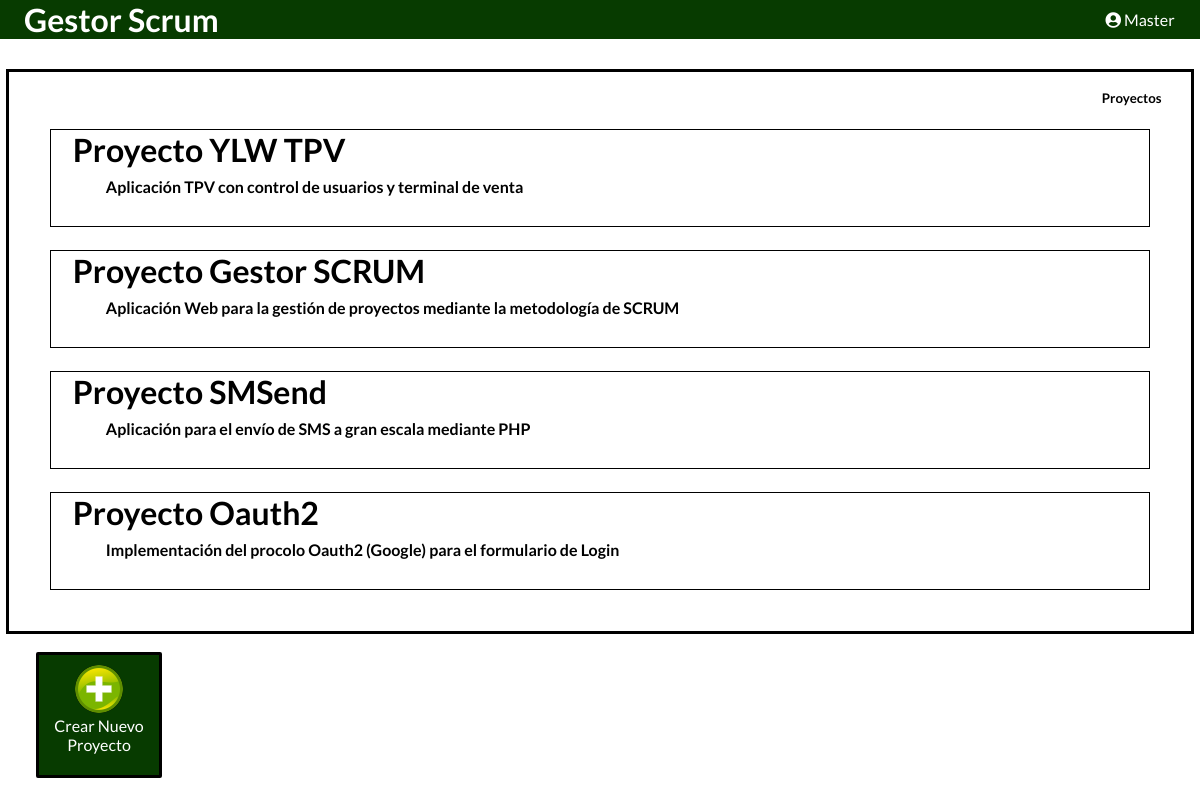
The page /UserPanel.php (signed in) on the database its author committed.
### tables this page shows
CREATE TABLE `Proyectos` (
  `ID_Proyecto` int(11) NOT NULL,
  `Nombre_Proyecto` varchar(50) NOT NULL,
  `Fecha_Inicio_Proyecto` date NOT NULL,
  `Fecha_Final_Proyecto` date NOT NULL,
  `Descripcion_Proyecto` varchar(256) DEFAULT NULL,
  `PO_Proyecto` varchar(100) NOT NULL,
  `SM_Proyecto` varchar(100) NOT NULL
);

### UserPanel.php (the view, shortened to what this page needs)
<!DOCTYPE html>
<html lang="es" dir="ltr">
  <head>
    <link rel="stylesheet" type="text/css" href="CSS/UserPanel_CSS/Styles.css">
  	<link rel="stylesheet" href="https://use.fontawesome.com/releases/v5.5.0/css/all.css">
  </head>
  <body onload="allowedOperations()">
    <header>
      <?php
        echo "<div class='Logo'>Gestor Scrum</div>";
        echo "<nav>";
          echo "<ul id='Menu'>";
            echo "<li><a><i class='fas fa-user-circle'></i> ".$_SESSION['InputUser']."</a>";
            echo "</li>";
          echo "</ul>";
        echo "</nav>";
      ?>
    </header>
    <?php
      $Connection = new mysqli("localhost", "scrum", "P@ssw0rd", "BD_Scrum");
      $Connection->set_charset("utf8");
      $Query = "SELECT *  FROM Proyectos";
      echo '<div class="GlobalContainer">';
      echo '<h5 class="GlobalContainerName">Proyectos</h5>';
      if ($Result = $Connection->query($Query)) {
        while ($Row = $Result->fetch_row()) {
          echo "<a><div class='LocalContainer' onclick='showProjectInfo(this)'>";
          echo "<h1 class='ProjectTitle'>$Row[1]</h1>";
          echo "<br>";
          echo "<p class='ProjectDesc'><b>$Row[4]</b></p>";
          echo "<br>";
          echo "</div><a>";
        }
      }
      echo "</div>";
    ?>
  </body>
</html>

### CSS/UserPanel_CSS/Styles.css (style rules this page uses)
* { font-family: 'Lato', sans-serif; }
.GlobalContainer { border: 3px solid black; margin: 2.5% 0.5% 0.5% 0.5%; padding: 1.5%; }
.GlobalContainerName { text-align: right; margin-right: 1%; }
.LocalContainer { border: 1px solid black; margin: 2% 2% 2% 2%; cursor: pointer; }
.Logo { display: flex; font-size: 2em; color: white; margin-left: 2%; align-content: center; font-weight: bold; }
a { text-decoration: none; color: black; }
.ProjectTitle { margin-left: 2%; }
.ProjectDesc { margin-left: 5%; margin-top: -1%; margin-bottom: 1%; }
* { margin: 0; padding: 0; }
header { font-family: Helvetica; width: auto; margin: 0 auto; background-color: #073B00; }
ul { list-style: none; }
nav { margin-top: -39px; float:right; }
#Menu li>a { background-color: #073B00; color: white; padding: 10px; display: block; text-decoration: none; min-width: 100px; }
#Menu>li { float: left; text-align:center }

### rows shown on the page
proyectos: Nombre_Proyecto "Proyecto YLW TPV", Descripcion_Proyecto "Aplicación TPV con control de usuarios y terminal de venta"
proyectos: Nombre_Proyecto "Proyecto Gestor SCRUM", Descripcion_Proyecto "Aplicación Web para la gestión de proyectos mediante la metodología de SCRUM"
proyectos: Nombre_Proyecto "Proyecto SMSend", Descripcion_Proyecto "Aplicación para el envío de SMS a gran escala mediante PHP"
proyectos: Nombre_Proyecto "Proyecto Oauth2", Descripcion_Proyecto "Implementación del procolo Oauth2 (Google) para el formulario de Login"

### other values the page prints
$_SESSION['InputUser'] "Master"
